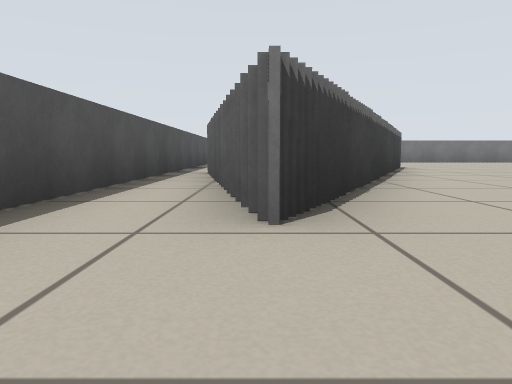
view 1 (above)

23 first-person views from a walk through a world built for the Player/Stage simulator. The camera is 0.33 m above the floor, tilts 6° down and sees 70° across. Floor lines are 1 m apart. The floor is counted in squares, 1 m on a side. Each view is taken from the middle of a square. On the plan, view 1 faces up. The plan holds only what a view shows up to about 9 squares ahead; the rest is blank. Robots are left out.

view 2
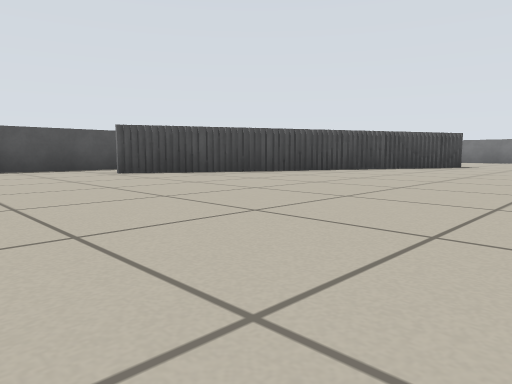

view 3
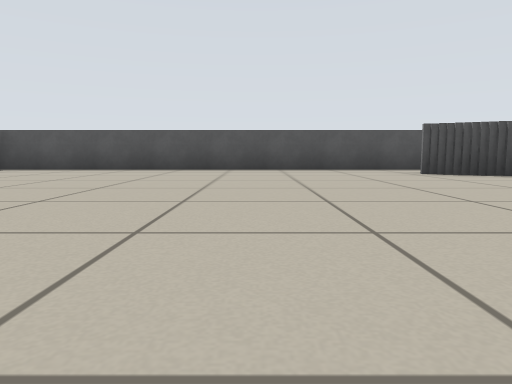

view 4
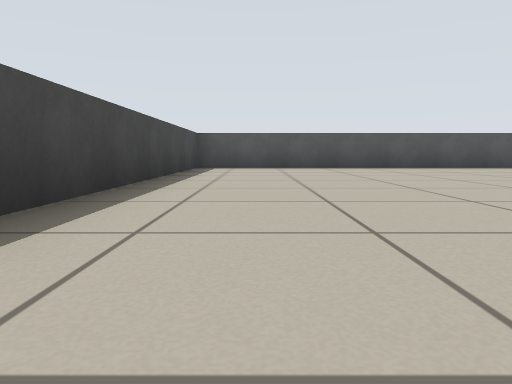

view 5
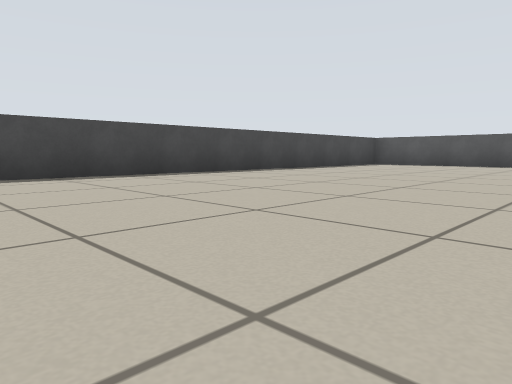

view 6
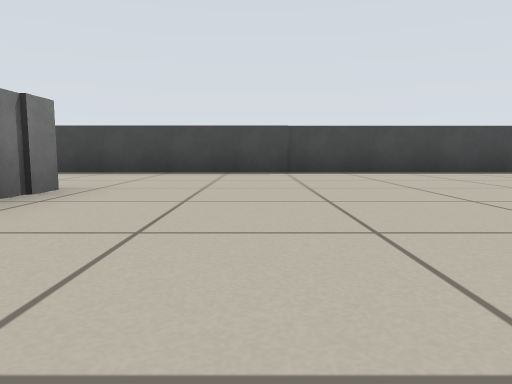

view 7
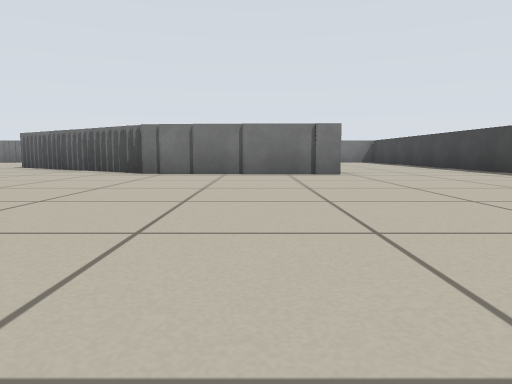

view 8
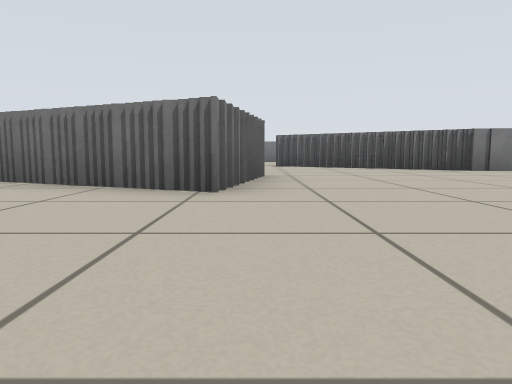

view 9
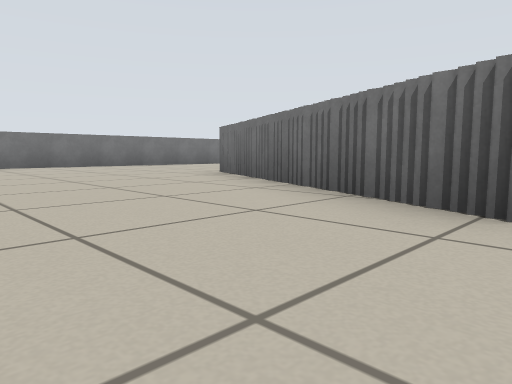

view 10
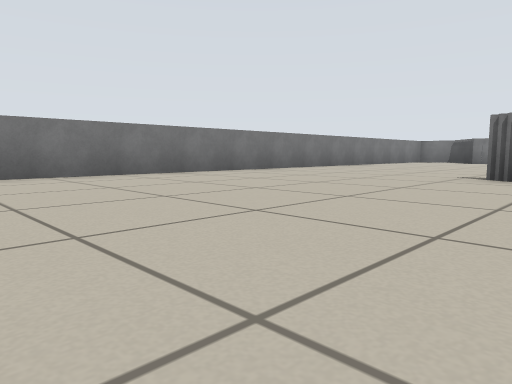

view 11
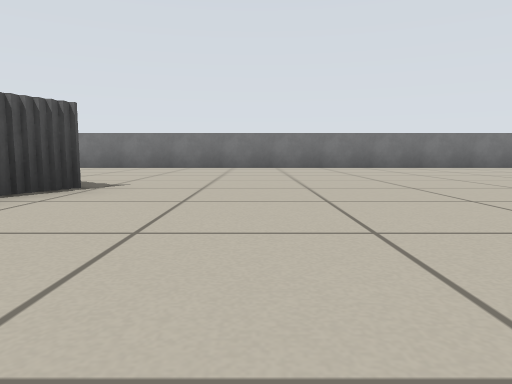

view 12
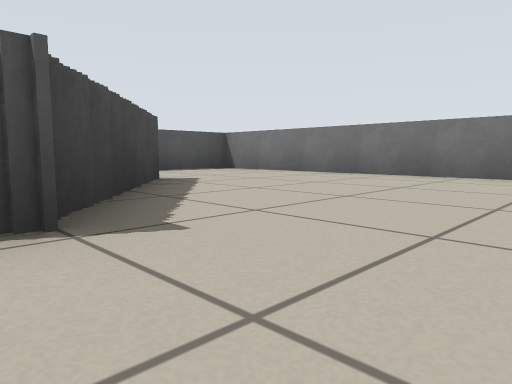

view 13
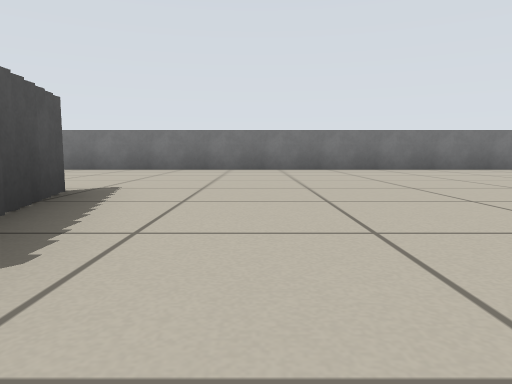

view 14
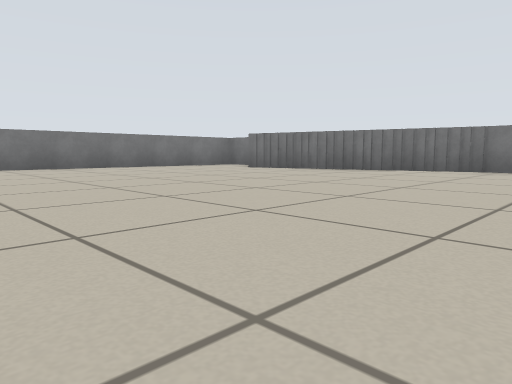

view 15
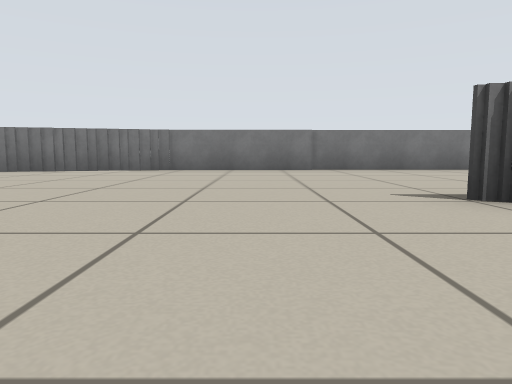

view 16
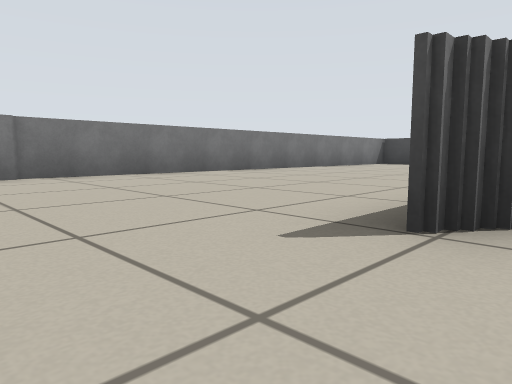

view 17
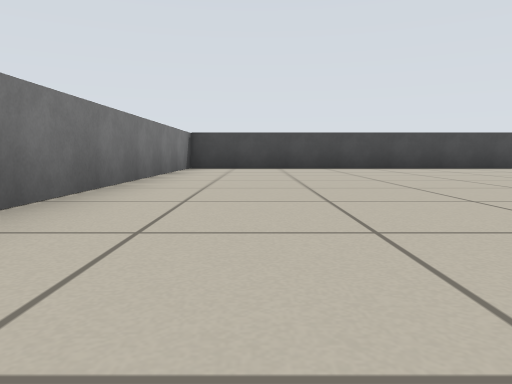

view 18
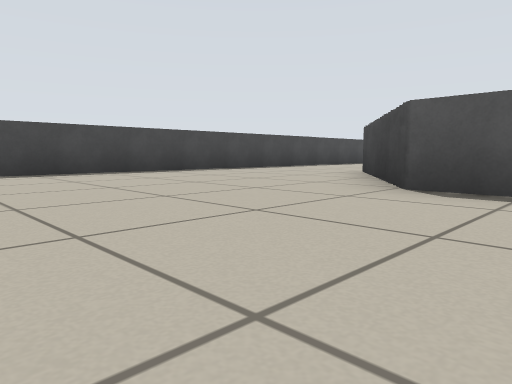

view 19
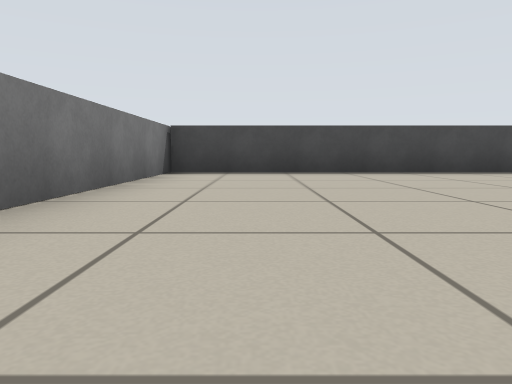

view 20
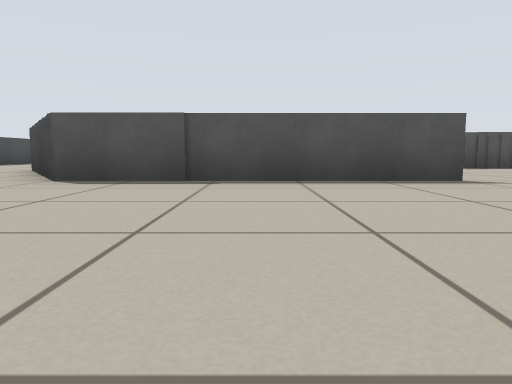

view 21
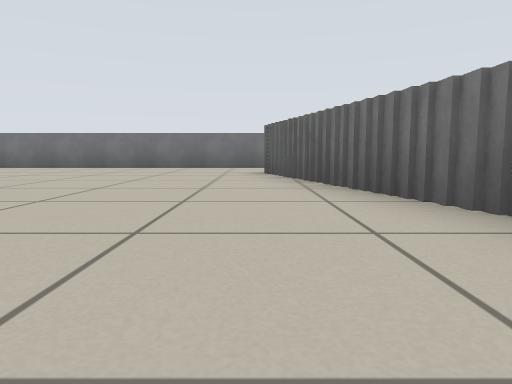

view 22
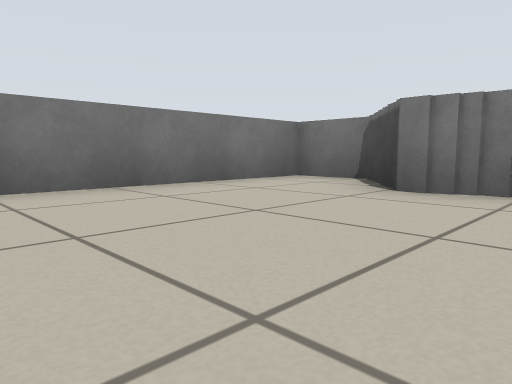

view 23
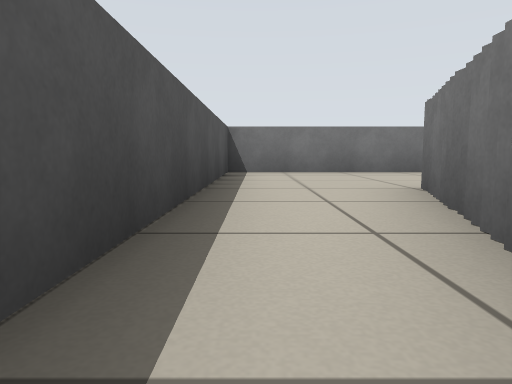

### Floor plan
Points are (right, up) in squares from view 1. A wall is a line through its corners. A room is listed if a view was taken in it or the views show most of it. See-through windows are left out.
Room 1 (views 1, 2, 3, 4, 5, 6, 7, 8, 9, 10, 11, 12, 13, 14, 15, 16, 17, 18, 19, 20, 21, 22, 23)
walls: (8, 4.3) (7, 4.3); (7.3, 4.2) (7.3, 5.2); (7.6, 5.1) (7.6, 5.8); (7.8, 5.6) (7.8, 6.5); (8.1, 6.4) (8.1, 7); (12, 1) (12, 1.5); (11.8, 0.6) (11.8, 1.1); (11.6, 0.2) (11.6, 0.8); (12.6, 1.6) (12.6, 2.2); (9.8, 6.8) (9.8, 5.6); (11.2, -0.2) (11.2, 0.4); (8.3, 6.9) (8.3, 7.4); (12.9, 2.1) (12.9, 2.6); (13.2, 3.3) (13.7, 3.3) (13.7, -1.5); (8.5, 7.4) (8.5, 7.9); (13.5, 3) (13.5, 3.5); (8.8, 7.9) (8.8, 8.6); (9.2, 8.5) (9.2, 9.2); (9.6, 9) (9.6, 7.9); (10.9, -3.4) (10.9, -0.1); (2.1, 6.2) (2.1, 5.6); (1.9, 5.8) (1.9, 5); (1.6, 5.1) (1.6, 4.6); (2.4, 7) (2.4, 6.1); (2.7, 7.6) (2.7, 6.9); (3.1, 8.2) (3.1, 7.5); (1.3, 4.8) (1.3, 3.8); (0.8, 3.6) (0.8, 2.8); (0.4, 2.8) (0.4, 2) (-0.1, 2); (0.1, 2.1) (0.1, 1.6); (18.2, 6.9) (18.2, 7.9); (18, 7.6) (18, 9); (0, 8.1) (0, 9.2); (17.7, 8.9) (17.7, 10); (0.3, 9.2) (0.3, 10); (17.4, 9.9) (17.4, 10.6); (0.5, 10) (0.5, 10.5); (17.2, 10.5) (17.2, 11.5); (18.5, 12.2) (18.5, 13.5) (-1.5, 13.5) (-1.5, -6.3) (18.5, -6.3) (18.5, 7)
ways out: gap at (-1, 6)

Positions as (right, up) in squares from view 1, and headings:
1: (0, 0), facing up
2: (6, -1), facing up-left
3: (6, -1), facing left
4: (7, -5), facing left
5: (9, -1), facing down-left
6: (9, 0), facing down
7: (5, -2), facing right
8: (4, 4), facing right
9: (5, 4), facing up-right
10: (4, 8), facing up-right
11: (5, 5), facing up
12: (5, 8), facing up-left
13: (11, 6), facing up
14: (11, 5), facing up-right
15: (11, 5), facing right
16: (13, 5), facing down-right
17: (17, 2), facing down
18: (17, 0), facing down-left
19: (17, 0), facing down
20: (18, 1), facing left
21: (17, 5), facing up
22: (14, 10), facing up-right
23: (-1, 7), facing up
